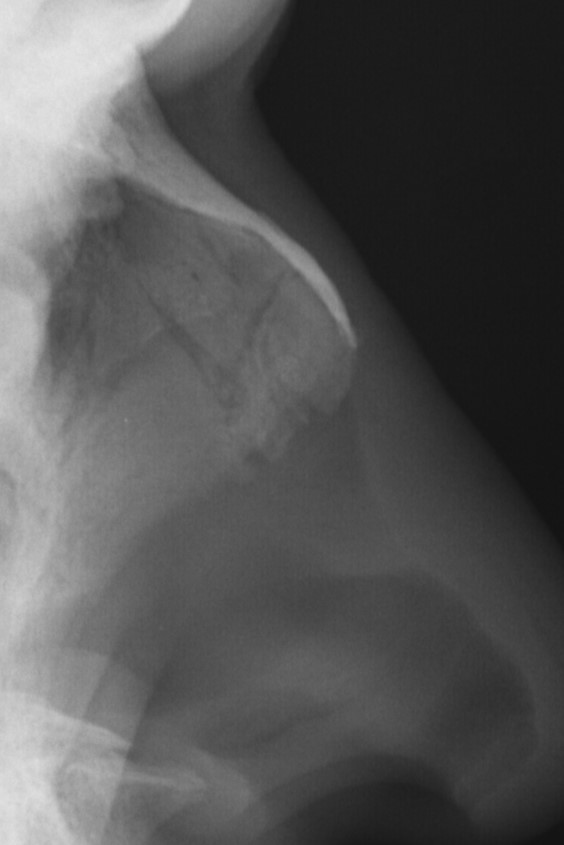
#> input picture Dataset/fracture/1401-10-21-021-L.jpg, 564 x 845 px, found by its file name; its folder holds 3 pictures in this run
$ jupyter execute --allow-errors 'Nose MRI Classification.ipynb'
#> lines starting #> are read from the running program, lines starting #| are printed output that depends on the picture
# *Importing Libraries:*

[cell 1]
import os
import cv2
import numpy as np
import pandas as pd
import matplotlib.pyplot as plt
import tensorflow as tf
from tensorflow.keras.models import Sequential
from tensorflow.keras.layers import concatenate, Dense, BatchNormalization, Flatten, MaxPooling2D, Dropout, Conv2D
from tensorflow.keras.losses import CategoricalCrossentropy, BinaryCrossentropy, SparseCategoricalCrossentropy
from tensorflow.keras.optimizers import Adamax, Nadam, RMSprop
from tensorflow.keras.callbacks import LearningRateScheduler
from tensorflow.keras.preprocessing.image import ImageDataGenerator
from tensorflow.keras.utils import plot_model
from sklearn.metrics import confusion_matrix, classification_report, ConfusionMatrixDisplay, precision_score, recall_score

# *Preprocessing:*

[cell 2]
path = '/kaggle/input/nosemri/Dataset'
folders = os.listdir(path)
print(folders)

[cell 3]
def get_image_paths_and_labels_from_folders(dataset_folder):
    paths = []
    labels = []
    for folder_name in os.listdir(dataset_folder):
        folder_path = os.path.join(dataset_folder, folder_name)
        if os.path.isdir(folder_path):
            for filename in os.listdir(folder_path):
                img_path = os.path.join(folder_path, filename)
                if os.path.isfile(img_path):
                    paths.append(img_path)
                    labels.append(folder_name)
    return paths, labels

image_paths, labels = get_image_paths_and_labels_from_folders(path)

df = pd.DataFrame({'image_path': image_paths, 'label': labels})
df.head()

[cell 4]
def read_images_from_df(df):
    images = []
    labels = []
    for index, row in df.iterrows():
        img_path = row['image_path']
        if row['label'] == "normal":
            label = 0
        else: label = 1
        img = cv2.imread(img_path)
#> img is the input picture: shape (845, 564, 3); min 19, max 231, mean 85.6
        img = img[:img.shape[1], :]
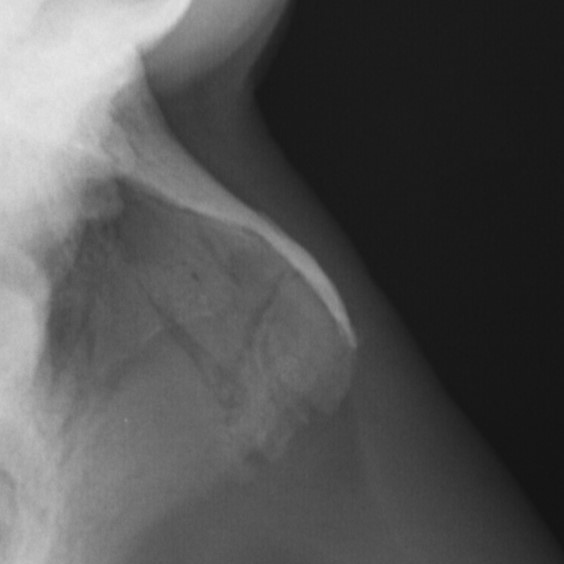
#> img: shape (564, 564, 3); min 19, max 231, mean 82.6
        if img is not None:
            images.append(img)
            labels.append(label)
#> pass 2 of the loop in read_images_from_df, `for index, row in df.iterrows():`:
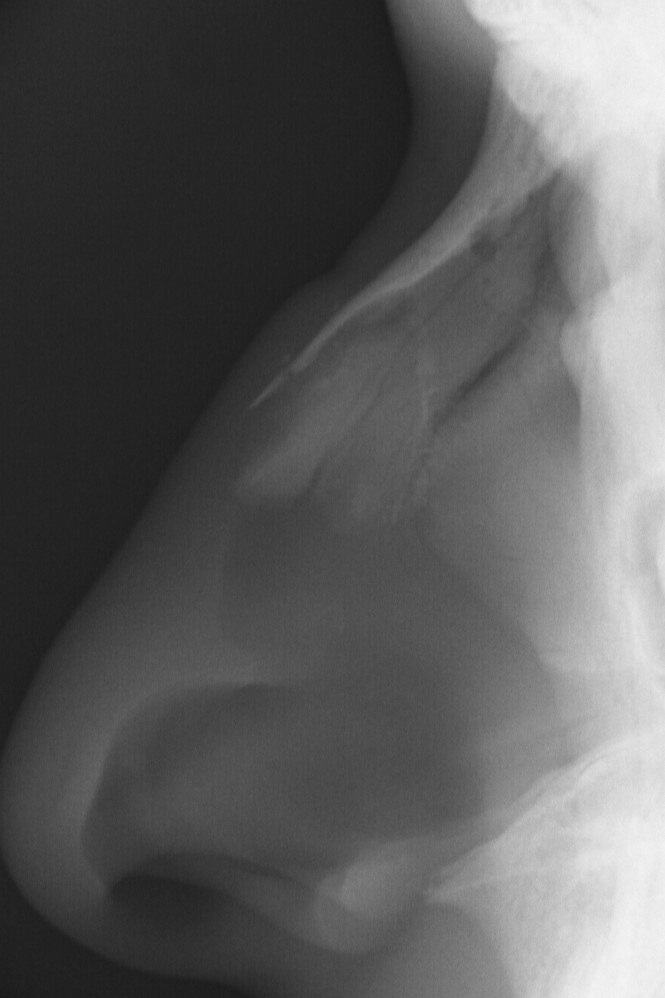
#> input picture Dataset/fracture/1401-11-09-018-R.jpg, 665 x 998 px, found by its file name
#> in read_images_from_df, img is the input picture: shape (998, 665, 3); min 26, max 244, mean 92.2
#> in read_images_from_df, `img = img[:img.shape[1], :]`:
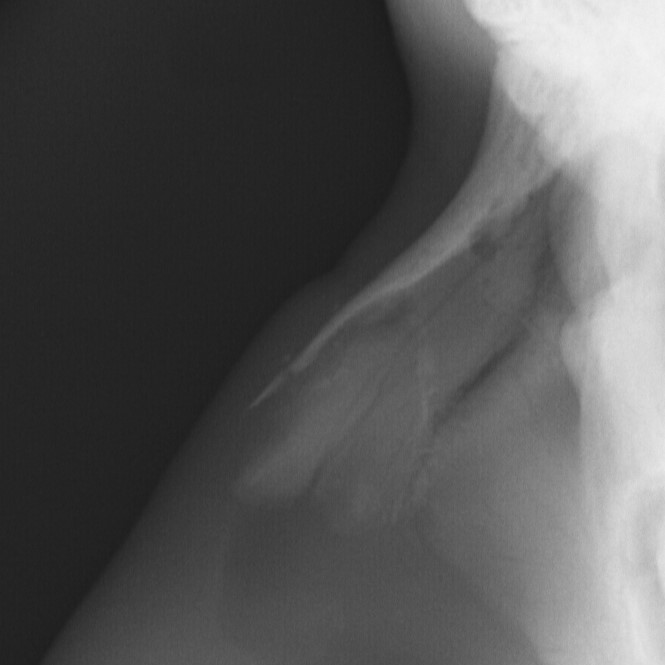
#> img: shape (665, 665, 3); min 27, max 243, mean 85.5
#> pass 3 of the loop in read_images_from_df, `for index, row in df.iterrows():`:
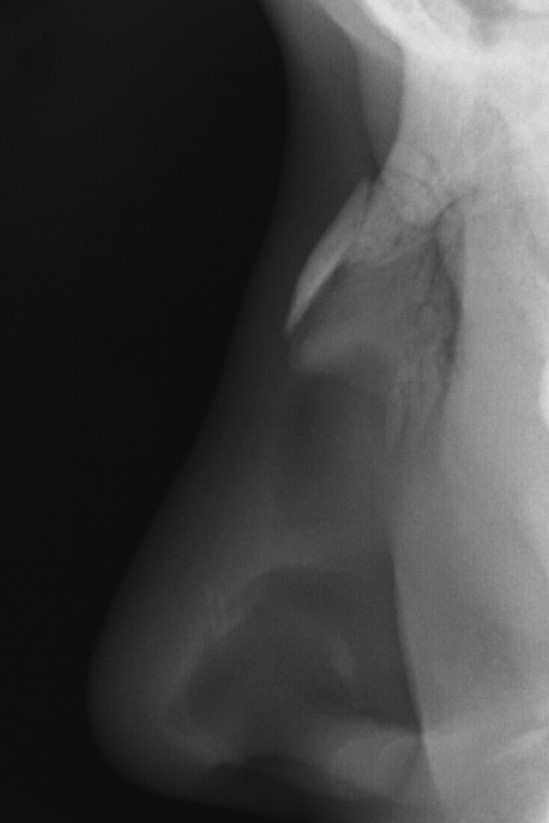
#> input picture Dataset/fracture/1402-02-09-011-R.jpg, 549 x 823 px, found by its file name
#> in read_images_from_df, img is the input picture: shape (823, 549, 3); min 13, max 228, mean 66.7
#> in read_images_from_df, `img = img[:img.shape[1], :]`:
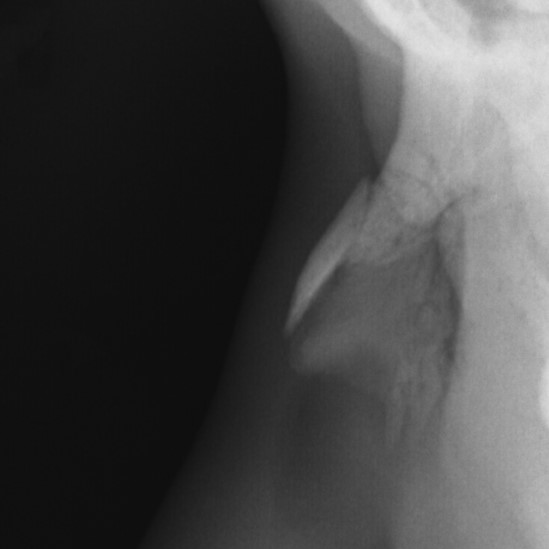
#> img: shape (549, 549, 3); min 13, max 228, mean 68.2
    return images, labels

images, labels = read_images_from_df(df)
#> images = 3 items; labels = [1, 1, 1]

[cell 5]
# [15 lines left out: function gaussian_noise, not called in this run]

[cell 6]
def preprocessing(img):
    img = img[:img.shape[1], :]
#     img = cv2.cvtColor(img, cv2.COLOR_BGR2RGB)
    img = cv2.resize(img, (224,224))

    sharpened_image = sharpen_image(img)

    kernel = np.ones((3,3), np.uint8)
    img_eroded = cv2.erode(sharpened_image, kernel, iterations=1)


# [16 lines of commented-out code are left out]

    return img_eroded

[cell 7]
def sharpen_image(image, kernel_size=(3, 3), strength=0.5):
    # Create a Laplacian kernel for edge detection
    kernel = np.array([[0, -1, 0],
                       [-1, 4, -1],
                       [0, -1, 0]])

    # Apply the kernel to the image
    sharpened = cv2.filter2D(image, -1, kernel)

    # Increase the strength of the sharpening effect
    sharpened = cv2.addWeighted(image, 1 + strength, sharpened, -strength, 0)

    return sharpened

[cell 8]
for i in range (len(images)):
    images[i] = preprocessing(images[i])
#> this loop made 3 passes
#> pass 1, in sharpen_image, `sharpened = cv2.filter2D(image, -1, kernel)`:
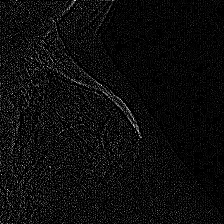
#> sharpened: shape (224, 224, 3); min 0, max 39, mean 2; drawn with min black and max white
#> pass 1, in sharpen_image, `sharpened = cv2.addWeighted(image, 1 + strength, sharpened, -strength,..`:
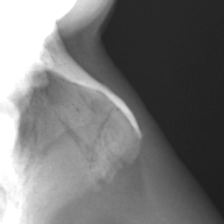
#> sharpened: shape (224, 224, 3); min 28, max 255, mean 117.9
